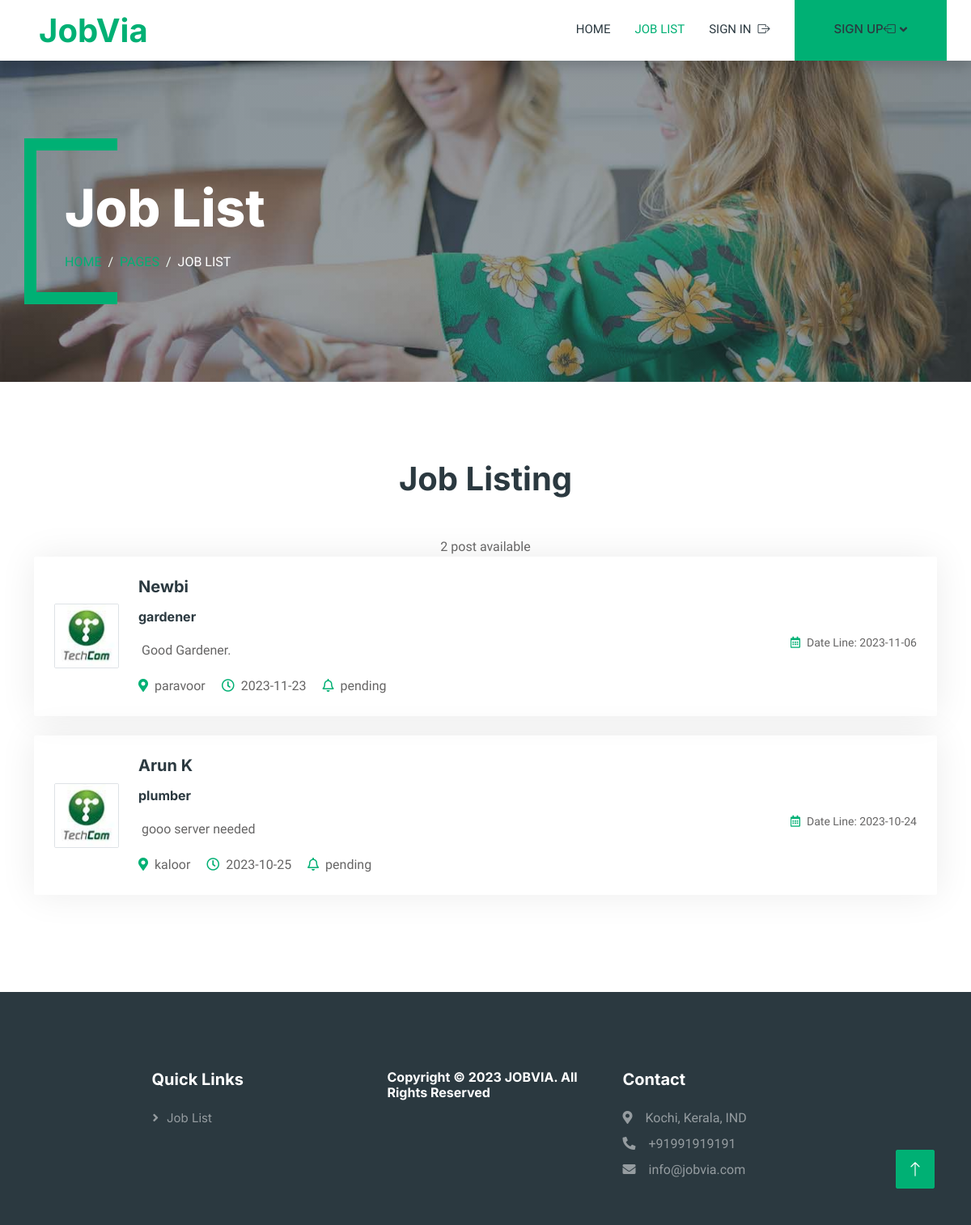
Screenshot of /job-list.php with the database file from the repository.
### tables this page shows
CREATE TABLE `job_post` (
  `job_id` varchar(100) NOT NULL,
  `name` varchar(255) NOT NULL,
  `email` varchar(255) NOT NULL,
  `dateofwork` date NOT NULL,
  `phone` varchar(255) NOT NULL,
  `place` varchar(255) NOT NULL,
  `job_desc` varchar(255) DEFAULT NULL,
  `dateofpost` date NOT NULL,
  `status` varchar(255) NOT NULL,
  `field` varchar(255) NOT NULL,
  `receiver` varchar(255) NOT NULL
);

### job-list.php (the view, shortened to what this page needs)
<!DOCTYPE html>
<html lang="en">
<?php
$user = 0;
if (!isset($_SESSION['myname'])) {
    $user = 1;
}
?>
<head>
    <link href="https://cdnjs.cloudflare.com/ajax/libs/font-awesome/5.10.0/css/all.min.css" rel="stylesheet">
    <link href="https://cdn.jsdelivr.net/npm/bootstrap-icons@1.4.1/font/bootstrap-icons.css" rel="stylesheet">
    <link href="lib/animate/animate.min.css" rel="stylesheet">
    <link href="lib/owlcarousel/assets/owl.carousel.min.css" rel="stylesheet">
    <link href="css/bootstrap.min.css" rel="stylesheet">
    <link href="css/style.css" rel="stylesheet">
</head>
<body>
    <div class="container-xxl bg-white p-0">
        <nav class="navbar navbar-expand-lg bg-white navbar-light shadow sticky p-0">
            <a href="main.php" class="navbar-brand d-flex align-items-center text-center py-0 px-4 px-lg-5">
                <h1 class="m-0 text-primary">JobVia</h1>
            </a>
            <div class="collapse navbar-collapse" id="navbarCollapse">
                <div class="navbar-nav ms-auto p-4 p-lg-0">
                    <?php
                    if ($user == 3) {
                        echo "<a href='seeker.php' class='nav-item nav-link '>Home<small>&nbsp;$_SESSION[myname]</small></a>
    <a href='job-list.php' class='nav-item nav-link active'>Job List</a>
    <a href='./profile.php' class='nav-item nav-link'>Profile</a>
    <a href='./constants/logout.php' class='nav-item nav-link'>Sign Out<i class='bi bi-box-arrow-right ms-2'></i></a>
        <a href='job-post.php' class='btn btn-primary rounded-0 py-4 px-lg-5 d-none d-lg-block'>Post A Job<i class='fa fa-arrow-right ms-3'></i></a>";
                    } else {
                        echo "
    <a href='index.php' class='nav-item nav-link '>Home<small></small></a>
    <a href='job-list.php' class='nav-item nav-link active'>Job List</a><a href='./login/login.php' class='nav-item nav-link'>Sign in<i class='bi bi-box-arrow-right ms-2'></i></a>
    <div class='nav-item dropdown'>
                    <a href='#'
                        class='nav-link dropdown-toggle btn btn-primary rounded-0 py-4 px-lg-5 d-none d-lg-block'
                        data-bs-toggle='dropdown'>Sign up<i class='bi bi-box-arrow-left'></i></a>
                    <div class='dropdown-menu rounded-0 m-2 bg-primary'>
                        <a href='./login/regseeker.php' class='dropdown-item bg-primary text-white'>Job Seeker</a>
                        <a href='./login/regworker.php' class='dropdown-item bg-primary text-white'>Job Wanter</a>
                    </div>
                </div>";
                    }
                    ?>
                </div>
            </div>
        </nav>
        <div class="container-xxl py-5 bg-dark page-header mb-5">
            <div class="container my-5 pt-5 pb-4">
                <h1 class="display-3 text-white mb-3 animated slideInDown">Job List</h1>
                <nav aria-label="breadcrumb">
                    <ol class="breadcrumb text-uppercase">
                        <li class="breadcrumb-item"><a href="#">Home</a></li>
                        <li class="breadcrumb-item"><a href="#">Pages</a></li>
                        <li class="breadcrumb-item text-white active" aria-current="page">Job List</li>
                    </ol>
                </nav>
            </div>
        </div>
        <div class="container-xxl py-5">
            <div class="container">
                <h1 class="text-center mb-5 wow fadeInUp" data-wow-delay="0.1s">Job Listing</h1>
                <div class="tab-class text-center wow fadeInUp" data-wow-delay="0.3s">
                    <?php
                    $sql = "SELECT * FROM `job_post` WHERE `status`='pending'";
                    include './constants/connect.php';
                    $result = mysqli_query($con, $sql);
                    $num = mysqli_num_rows($result);
                    echo $num . " post available";
                    if ($num > 0) {
                        while ($row = mysqli_fetch_array($result)) {
                            $job_name = $row['name'];
                            $job_workdate = $row['dateofwork'];
                            $job_place = $row['place'];
                            $job_desc = $row['job_desc'];
                            $job_postdate = $row['dateofpost'];
                            $job_feild = $row['field'];
                            $job_status = $row['status'];
                            echo "<div class='job-item p-4 mb-4'>
                                <div class='row g-4'>
                                    <div class='col-sm-12 col-md-8 d-flex align-items-center'>
                                        <img class='flex-shrink-0 img-fluid border rounded' src='img/com-logo-1.jpg'
                                            alt='' style='width: 80px; height: 80px;'>
                                        <div class='text-start ps-4'>
                                            <h5 class='mb-3'>$job_name</h5>
                                            <h6 class='mb-3'>$job_feild</h6>
                                            <p class='p-1'>$job_desc</p>
                                            <span class='text-truncate me-3'><i
                                                    class='fa fa-map-marker-alt text-primary me-2'></i>$job_place</span>
                                            <span class='text-truncate me-3'><i
                                                    class='far fa-clock text-primary me-2'></i>$job_workdate</span>
                                            <span class='text-truncate me-3'><i
                                                    class='far fa-bell text-primary me-2'></i>$job_status</span>
                                        </div>
                                    </div>
                                    <div
                                        class='col-sm-12 col-md-4 d-flex flex-column align-items-start align-items-md-end justify-content-center'>
                                        <div class='d-flex mb-3'>
                                        ";
                            echo "
                                        </div>
                                        <small class='text-truncate'><i
                                                class='far fa-calendar-alt text-primary me-2'></i>Date Line: $job_postdate</small>
                                    </div>
                                </div>
                            </div>";
                        }
                    }else{
                        echo"No Jobs";
                    }
                    ?>
                </div>
            </div>
        </div>
        <div class="container-fluid bg-dark text-white-50 footer pt-5 mt-5 wow fadeIn" data-wow-delay="0.1s">
            <div class="container py-5">
                <div class="row g-5 d-flex justify-content-center">
                    <div class="col-lg-3 col-md-6">
                        <h5 class="text-white mb-4">Quick Links</h5>
                        <a class="btn btn-link text-white-50" href="./job-list.php">Job List</a>
                    </div>
                    <div class="col-lg-3 col-md-6">
                    <h6 class="text-white mb-4">Copyright © 2023 JOBVIA. All Rights Reserved</h6>
                    </div>
                    <div class="col-lg-3 col-md-6">
                        <h5 class="text-white mb-4">Contact</h5>
                        <p class="mb-2"><i class="fa fa-map-marker-alt me-3"></i>Kochi, Kerala, IND</p>
                        <p class="mb-2"><i class="fa fa-phone-alt me-3"></i>+91991919191</p>
                        <p class="mb-2"><i class="fa fa-envelope me-3"></i>info@jobvia.com</p>
                    </div>
                </div>
            </div>
        </div>
        <a href="#" class="btn btn-lg btn-primary btn-lg-square back-to-top"><i class="bi bi-arrow-up"></i></a>
    </div>
</body>
</html>

### css/style.css (style rules this page uses)
:root { --primary: #00B074; --secondary: #2B9BFF; --light: #EFFDF5; --dark: #2B3940; }
.back-to-top { position: fixed; display: none; right: 45px; bottom: 45px; z-index: 99; }
.btn { font-family: 'Inter', sans-serif; font-weight: 600; transition: .5s; }
.btn.btn-primary, .btn.btn-secondary { color: #FFFFFF; }
.btn-lg-square { width: 48px; height: 48px; }
.btn-square, .btn-sm-square, .btn-lg-square { padding: 0; display: flex; align-items: center; justify-content: center; font-weight: normal; border-radius: 2px; }
.navbar .dropdown-toggle::after { border: none; content: "\f107"; font-family: "Font Awesome 5 Free"; font-weight: 900; vertical-align: middle; margin-left: 5px; transition: .5s; }
.navbar-dark .navbar-nav .nav-link, .navbar-light .navbar-nav .nav-link { margin-right: 30px; padding: 25px 0; color: #FFFFFF; font-size: 15px; text-transform: uppercase; outline: none; }
.navbar-dark .navbar-nav .nav-link:hover, .navbar-dark .navbar-nav .nav-link.active, .navbar-light .navbar-nav .nav-link:hover, .navbar-light .navbar-nav .nav-link.active { color: var(--primary); }
.navbar-light .navbar-brand, .navbar-light a.btn { height: 75px; }
.navbar-light .navbar-nav .nav-link { color: var(--dark); font-weight: 500; }
.header-carousel .container, .page-header .container { position: relative; padding: 45px 0 45px 35px; border-left: 15px solid var(--primary); }
.header-carousel .container::before, .header-carousel .container::after, .page-header .container::before, .page-header .container::after { position: absolute; content: ""; top: 0; left: 0; width: 100px; height: 15px; background: var(--primary); }
.header-carousel .container::after, .page-header .container::after { top: 100%; margin-top: -15px; }
.page-header { background: linear-gradient(rgba(43, 57, 64, .5), rgba(43, 57, 64, .5)), url(../img/carousel-1.jpg) center center no-repeat; background-size: cover; }
.breadcrumb-item + .breadcrumb-item::before { color: var(--light); }
.job-item { border: 1px solid transparent; border-radius: 2px; box-shadow: 0 0 45px rgba(0, 0, 0, .08); transition: .5s; }
.footer .btn.btn-link { display: block; margin-bottom: 5px; padding: 0; text-align: left; font-size: 15px; font-weight: normal; text-transform: capitalize; transition: .3s; }
.footer .btn.btn-link::before { position: relative; content: "\f105"; font-family: "Font Awesome 5 Free"; font-weight: 900; margin-right: 10px; }

### rows the page displays
job_post: name "Newbi", field "gardener", job_desc "Good Gardener.", place "paravoor", dateofwork "2023-11-23", status "pending", dateofpost "2023-11-06"
job_post: name "Arun K", field "plumber", job_desc "gooo server needed", place "kaloor", dateofwork "2023-10-25", status "pending", dateofpost "2023-10-24"

### other values shown
$num "2"
